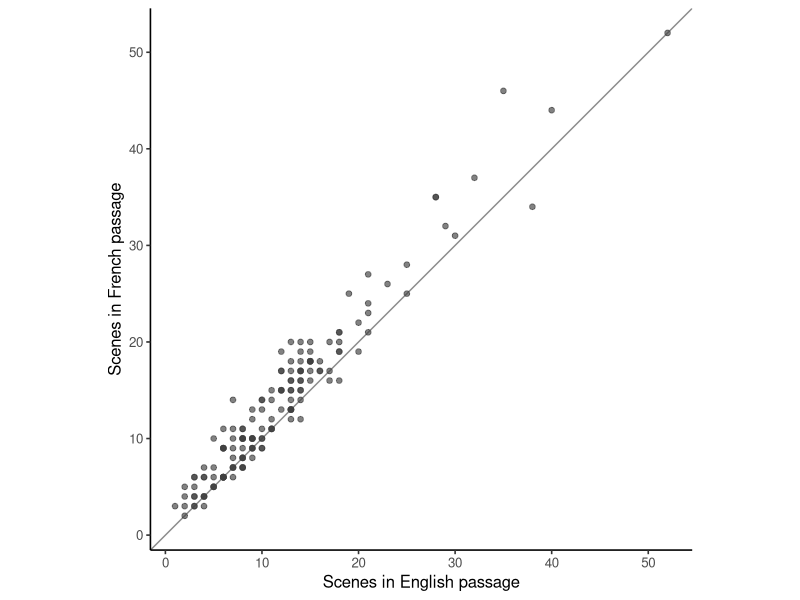

Recreate this plot in R.
## ---- chunk 1
#| label: load-ucca-pairs
library(ggplot2)

ucca <- read.csv(
  "data/ucca-french-english/passage-counts.csv",
  stringsAsFactors = FALSE
)
english <- ucca[ucca$language == "en", ]
french <- ucca[ucca$language == "fr", ]
english <- english[order(english$pair_id), ]
french <- french[order(french$pair_id), ]

stopifnot(
  identical(english$pair_id, french$pair_id),
  nrow(english) == 154L,
  sum(english$scene_count) == 1839L,
  sum(french$scene_count) == 2121L
)

pairs <- data.frame(
  pair_id = english$pair_id,
  chapter = english$chapter,
  english_scenes = english$scene_count,
  french_scenes = french$scene_count,
  english_terminals = english$terminal_count,
  french_terminals = french$terminal_count
)
pairs$difference <- pairs$french_scenes - pairs$english_scenes
## ---- chunk 2
#| label: summarize-ucca-pairs
pair_summary <- data.frame(
  pairs = nrow(pairs),
  mean_english_scenes = mean(pairs$english_scenes),
  mean_french_scenes = mean(pairs$french_scenes),
  mean_signed_difference = mean(pairs$difference),
  covariance = cov(pairs$english_scenes, pairs$french_scenes),
  correlation = cor(pairs$english_scenes, pairs$french_scenes)
)
pair_summary
## ---- chunk 3
#| label: plot-ucca-pairs
#| fig-cap: "Graph-derived Scene counts in aligned v2 passages. The identity line marks exact count agreement."
limits <- range(c(pairs$english_scenes, pairs$french_scenes))

ggplot(pairs, aes(english_scenes, french_scenes)) +
  geom_abline(slope = 1, intercept = 0, color = "grey55", linewidth = 0.5) +
  geom_point(color = "grey25", size = 1.6, alpha = 0.65) + # dqr-allow: algorithm-setting
  coord_equal(xlim = limits, ylim = limits) +
  labs(x = "Scenes in English passage", y = "Scenes in French passage") +
  theme_classic(base_size = 12)
